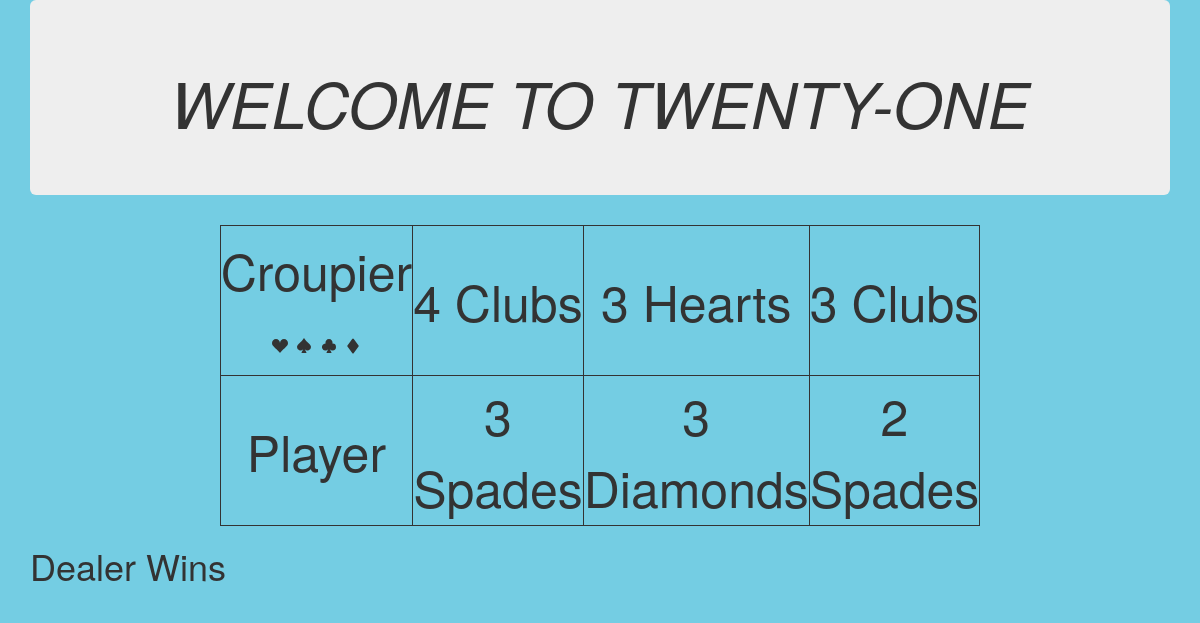
The app's page /game_end1/ with its own data.
### myapp/models.py (models this page shows)
class GameCard(models.Model):
    card_name = models.CharField(max_length=264, db_index=True)
    def __str__(self):
        return self.card_name

### myapp/views.py (the view)
# urls.py: path('game_end1/',views.game_end1,name='game_end1'),
def game_end1(request):
    Dcard1=GameCard.objects.order_by('card_name')[12]
    Dcard2=GameCard.objects.order_by('card_name')[10]
    Dcard3=GameCard.objects.order_by('card_name')[8]
    Pcard1=GameCard.objects.order_by('card_name')[11]
    Pcard2=GameCard.objects.order_by('card_name')[9]
    Pcard3=GameCard.objects.order_by('card_name')[7]
    P1=values[str(Pcard1).split()[0]]
    P2=values[str(Pcard2).split()[0]]
    P3=values[str(Pcard3).split()[0]]
    D1=values[str(Dcard1).split()[0]]
    D2=values[str(Dcard2).split()[0]]
    D3=values[str(Dcard3).split()[0]]
    if (P1+P2+P3) > 21:
        my_dict={'OUT':"You lose",'D_C_1':Dcard1,'D_C_2':Dcard2,'P_C_1': Pcard1,'P_C_2':Pcard2,'P_C_3':Pcard3}
        return render(request,'myapp/game_end1.html',context= my_dict)
    elif (P1+P2+P3) == 21:
        my_dict={'OUT':'BLACK JACK','D_C_1':Dcard1,'D_C_2':Dcard2,'P_C_1': Pcard1,'P_C_2':Pcard2,'P_C_3':Pcard3}
        return render(request,'myapp/game_end1.html',context= my_dict)
    elif (D1+D2+D3) > 21:
        my_dict={'OUT':"You WIN",'D_C_1':Dcard1,'D_C_2':Dcard2,'D_C_3':Dcard3,'P_C_1': Pcard1,'P_C_2':Pcard2,'P_C_3':Pcard3}
        return render(request,'myapp/game_end1.html',context= my_dict)
    elif ((P1+P2+P3) < (D1+D2+D3)) and ((D1+D2+D3) < 21):
        my_dict={'OUT':'Dealer Wins','D_C_1':Dcard1,'D_C_2':Dcard2,'D_C_3':Dcard3,'P_C_1': Pcard1,'P_C_2':Pcard2,'P_C_3':Pcard3}
        return render(request,'myapp/game_end1.html',context= my_dict)
    elif (D1+D2+D3) == 21:
        my_dict={'OUT':'Dealer Black Jack Wins','D_C_1':Dcard1,'D_C_2':Dcard2,'D_C_3':Dcard3,'P_C_1': Pcard1,'P_C_2':Pcard2,'P_C_3':Pcard3}
        return render(request,'myapp/game_end1.html',context= my_dict)
    elif ((P1+P2+P3) > (D1+D2+D3) < 21):
        my_dict={'OUT':'You Win','D_C_1':Dcard1,'D_C_2':Dcard2,'D_C_3':Dcard3,'P_C_1': Pcard1,'P_C_2':Pcard2,'P_C_3':Pcard3}
        return render(request,'myapp/game_end3.html',context= my_dict)
    return render(request,'myapp/game_end1.html')

### template/myapp/game_end1.html
{% extends "myapp/game_end.html" %}
{% block content %}
<div class="container">
    <h1>{{ OUT }}</h1>
{% endblock %}

### template/myapp/game_end.html (shortened to what this page needs)
<!DOCTYPE html>
{% load static %}
<html lang="en" dir="ltr">
  <head>
      <link rel="stylesheet" href="https://maxcdn.bootstrapcdn.com/bootstrap/3.3.7/css/bootstrap.min.css">
      <link rel="stylesheet" href="{% static 'mycss\mycss.css' %}" >
  </head>
  <body>
    <div class="container">
      <div class="jumbotron">
        <h1 class="text-center"><em>WELCOME TO TWENTY-ONE</em> </h1>
      </div>
    </div>
    <div class="container" >
      <table align='center'>
        <tr>
          <td>Croupier<h2 class="text-center">
            <svg xmlns="http://www.w3.org/2000/svg" width="16" height="16" fill="currentColor" class="bi bi-suit-heart-fill" viewBox="0 0 16 16">
            <path d="M4 1c2.21 0 4 1.755 4 3.92C8 2.755 9.79 1 12 1s4 1.755 4 3.92c0 3.263-3.234 4.414-7.608 9.608a.513.513 0 0 1-.784 0C3.234 9.334 0 8.183 0 4.92 0 2.755 1.79 1 4 1z"/>
            </svg>
            <svg xmlns="http://www.w3.org/2000/svg" width="16" height="16" fill="currentColor" class="bi bi-suit-diamond-fill" viewBox="0 0 16 16">
            <path d="M2.45 7.4L7.2 1.067a1 1 0 0 1 1.6 0L13.55 7.4a1 1 0 0 1 0 1.2L8.8 14.933a1 1 0 0 1-1.6 0L2.45 8.6a1 1 0 0 1 0-1.2z"/>
            </svg></h2>
          </td>
          {% if D_C_1 %}
          <td>{{ D_C_1 }}</td>
          {% endif %}
          {% if D_C_2 %}
          <td>{{ D_C_2 }}</td>
          {% endif %}
          {% if D_C_3 %}
          <td>{{ D_C_3 }}</td>
          {% endif %}
        </tr>
        <tr>
          <td>Player</td>
          {% if P_C_1 %}
          <td>{{ P_C_1 }}</td>
          {% endif %}
          {% if P_C_2 %}
          <td>{{ P_C_2 }}</td>
          {% endif %}
          {% if P_C_3 %}
          <td>{{ P_C_3 }}</td>
          {% endif %}
        </tr>
      </table>
    </div>
    {% block content %}{% endblock %}
    </div>
  </body>
</html>

### static/mycss/mycss.css (style rules this page uses)
body { background-color: #74cde3 ; }
td { height:150px; width: 150px; text-align: center; border:5px; border-style: solid; border-width: thin; font-size:50px; }

### records on screen
GameCard: card_name "4 Clubs"
GameCard: card_name "3 Hearts"
GameCard: card_name "3 Clubs"
GameCard: card_name "3 Spades"
GameCard: card_name "3 Diamonds"
GameCard: card_name "2 Spades"

### other values on screen
{{ OUT }} "Dealer Wins"
